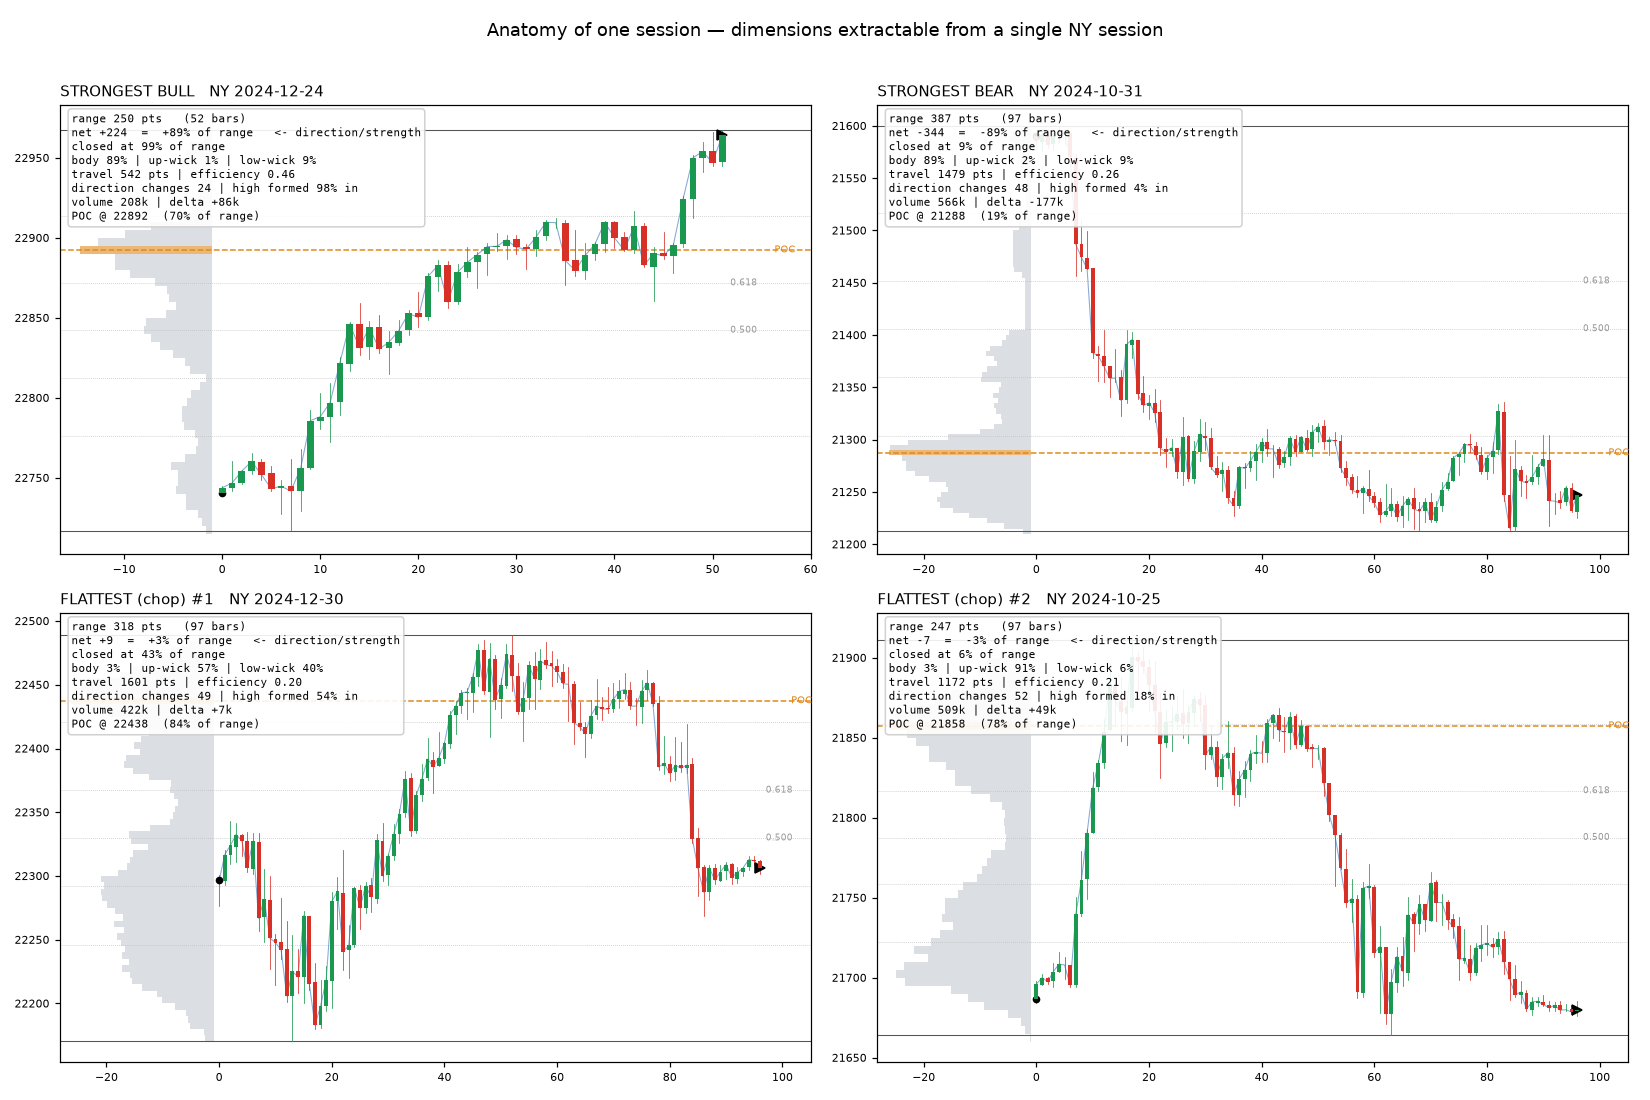

Source code (Python):
"""experiments/session_anatomy.py — TEMP throwaway. Every dimension of ONE session.

Grades each session atomically (no cross-session context) on everything derivable
from its own bars, then plots a contrasting set of NY sessions — the most directional
and the flattest — so we can see the raw features a regime could be built from.

  python experiments/session_anatomy.py
"""
from __future__ import annotations

import argparse
import math
import os
import sys

import matplotlib
matplotlib.use("Agg")
import matplotlib.pyplot as plt
from matplotlib.patches import Rectangle
import numpy as np
import pandas as pd

HERE = os.path.dirname(os.path.abspath(__file__))
REPO = os.path.dirname(os.path.dirname(HERE))   # experiments/layer1 -> repo root
sys.path.insert(0, REPO)
from src.indicators.sessions import session_instances  # noqa: E402
from src.indicators.volume_profile import _profile_for  # noqa: E402 (overlap-weighted rows)


def profile(win, row_size=5.0):
    """Session volume profile (same overlap-weighted math the chart uses).
    -> (base, row_size, binvol[n_rows], poc_idx, poc_price)."""
    highs = win["high"].values.astype(float)
    lows = win["low"].values.astype(float)
    vols = win["volume"].values.astype(float)
    lo, hi = float(lows.min()), float(highs.max())
    base = math.floor(lo / row_size) * row_size
    top = math.ceil(hi / row_size) * row_size
    n_rows = max(1, int(round((top - base) / row_size)))
    binvol = _profile_for(highs, lows, vols, range(len(win)), base, row_size, n_rows)
    poc_idx = int(binvol.argmax())
    return base, row_size, binvol, poc_idx, base + (poc_idx + 0.5) * row_size


def dims(win):
    o, h, l, c = (win[k].values.astype(float) for k in ("open", "high", "low", "close"))
    v = win["volume"].values.astype(float)
    O, C, H, L = float(o[0]), float(c[-1]), float(h.max()), float(l.min())
    rng = H - L or 1e-9
    net = C - O
    diffs = np.diff(c)
    travel = float(np.abs(diffs).sum()) or 1e-9
    signs = np.sign(diffs); signs = signs[signs != 0]
    swings = int((np.diff(signs) != 0).sum()) if len(signs) > 1 else 0
    return {
        "O": O, "C": C, "H": H, "L": L, "rng": rng, "net": net,
        "net_pct": net / rng,                      # -1 strong bear .. +1 strong bull
        "body_pct": abs(net) / rng,
        "close_pos": (C - L) / rng,                # 0 = closed on low, 1 = on high
        "up_wick": (H - max(O, C)) / rng,
        "low_wick": (min(O, C) - L) / rng,
        "travel": travel,
        "path_eff": rng / travel,                  # 0 choppy .. 1 clean one-way move
        "swings": swings,                          # intrabar direction changes
        "t_high": int(h.argmax()) / len(h),        # when the high formed (0 start..1 end)
        "t_low": int(l.argmin()) / len(l),
        "vol": float(v.sum()),
        "delta": float(v[c >= o].sum() - v[c < o].sum()),
        "nbars": len(c),
    }


def plot_session(ax, win, d, title):
    o, h, l, c = (win[k].values.astype(float) for k in ("open", "high", "low", "close"))
    n = len(c)
    # fib levels of the session leg
    for f in (0.236, 0.382, 0.5, 0.618, 0.786):
        y = d["L"] + f * d["rng"]
        ax.axhline(y, color="#bbb", lw=0.5, ls=":")
        if f in (0.5, 0.618):
            ax.text(n - 0.5, y, f" {f:.3f}", fontsize=6, color="#999", va="center")
    ax.axhline(d["H"], color="#555", lw=0.7)
    ax.axhline(d["L"], color="#555", lw=0.7)

    # volume profile: horizontal histogram off the left edge, POC line across
    base, rs, binvol, poc_idx, poc_price = profile(win)
    maxv = float(binvol.max()) or 1.0
    pw = n * 0.26                                                # profile width (x units)
    for i in range(len(binvol)):
        w = binvol[i] / maxv * pw
        if w <= 0:
            continue
        ax.add_patch(Rectangle((-pw - 1 + (pw - w), base + i * rs), w, rs,
                               color="#e08a1e" if i == poc_idx else "#9aa6b0",
                               alpha=0.6 if i == poc_idx else 0.35, lw=0, zorder=1))
    ax.axhline(poc_price, color="#e08a1e", lw=1.0, ls="--", zorder=2)
    ax.text(n + 4, poc_price, " POC", color="#e08a1e", fontsize=6.5, va="center")

    ax.plot(range(n), c, color="#3573b9", lw=0.7, alpha=0.6)     # close path (shows travel)
    for i in range(n):
        up = c[i] >= o[i]
        cc = "#1a9850" if up else "#d73027"
        ax.plot([i, i], [l[i], h[i]], color=cc, lw=0.5)
        ax.add_patch(Rectangle((i - 0.34, min(o[i], c[i])), 0.68, abs(c[i] - o[i]) or 0.01, color=cc, lw=0, zorder=3))
    ax.plot(0, d["O"], "o", color="#000", ms=4)                  # open
    ax.plot(n - 1, d["C"], ">", color="#000", ms=6)             # close
    ax.set_xlim(-pw - 3, n + 8)

    poc_pos = (poc_price - d["L"]) / d["rng"]
    txt = (f"range {d['rng']:.0f} pts   ({d['nbars']} bars)\n"
           f"net {d['net']:+.0f}  =  {d['net_pct']:+.0%} of range   <- direction/strength\n"
           f"closed at {d['close_pos']:.0%} of range\n"
           f"body {d['body_pct']:.0%} | up-wick {d['up_wick']:.0%} | low-wick {d['low_wick']:.0%}\n"
           f"travel {d['travel']:.0f} pts | efficiency {d['path_eff']:.2f}\n"
           f"direction changes {d['swings']} | high formed {d['t_high']:.0%} in\n"
           f"volume {d['vol']/1e3:.0f}k | delta {d['delta']/1e3:+.0f}k\n"
           f"POC @ {poc_price:.0f}  ({poc_pos:.0%} of range)")
    ax.text(0.015, 0.985, txt, transform=ax.transAxes, va="top", ha="left", fontsize=7.3,
            family="monospace", bbox=dict(boxstyle="round", fc="white", ec="#ccc", alpha=0.9))
    ax.set_title(title, fontsize=10, loc="left")
    ax.tick_params(labelsize=7)


def main():
    ap = argparse.ArgumentParser()
    ap.add_argument("--symbol", default="NQ")
    ap.add_argument("--tf", default="5m")
    ap.add_argument("--start", default="2024-09-01")
    args = ap.parse_args()

    path = os.path.join(REPO, "data", args.symbol, f"{args.symbol}_{args.tf}.parquet")
    df = pd.read_parquet(path)
    df = df.loc[df.index >= pd.Timestamp(args.start, tz="UTC")]
    insts = [s for s in session_instances(df, max_sessions=1_000_000) if s["session"] == "NY"]

    entries = []
    for s in insts:
        win = df.iloc[s["start_pos"]:s["end_pos"] + 1]
        if len(win) < 10:
            continue
        entries.append((s, win, dims(win)))

    entries.sort(key=lambda e: e[2]["net_pct"])
    picks = [
        (entries[-1], "STRONGEST BULL"),        # most positive net%
        (entries[0], "STRONGEST BEAR"),         # most negative net%
    ]
    flat = sorted(entries, key=lambda e: abs(e[2]["net_pct"]))[:2]   # nearest zero = chop
    picks += [(flat[0], "FLATTEST (chop) #1"), (flat[1], "FLATTEST (chop) #2")]

    fig, axes = plt.subplots(2, 2, figsize=(15, 10))
    for (entry, label), ax in zip(picks, axes.ravel()):
        s, win, d = entry
        date = str(win.index[0].date())
        plot_session(ax, win, d, f"{label}   NY {date}")
    fig.suptitle("Anatomy of one session — dimensions extractable from a single NY session", fontsize=12)
    fig.tight_layout(rect=[0, 0, 1, 0.97])
    out = os.path.join(HERE, "session_anatomy.png")
    fig.savefig(out, dpi=110)
    print("wrote", out)


if __name__ == "__main__":
    main()
